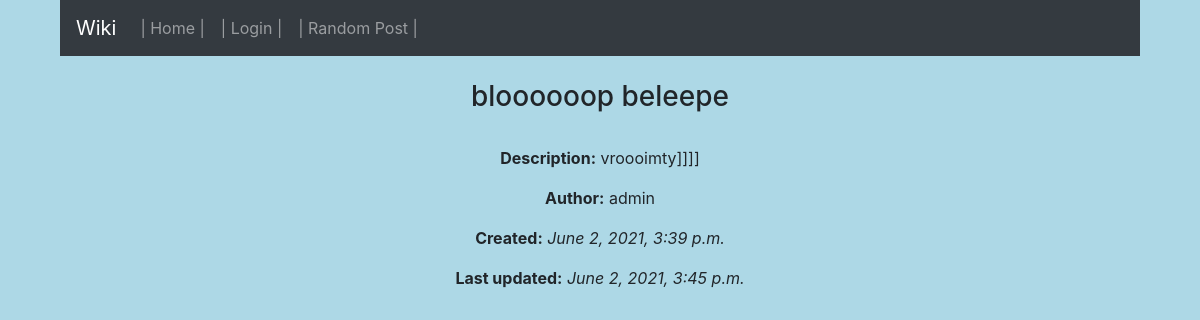
Page /10/ on the committed database.
### wiki/models.py (models this page shows, shortened)
class Entry(models.Model):
	entry_title = models.CharField(max_length=100)
	entry_text = models.CharField(max_length=5000)
	entry_text_short = models.CharField(max_length=50)
	entry_author = models.ForeignKey(User, on_delete=models.CASCADE)
	entry_date = models.DateTimeField(auto_now_add=True)
	entry_updated = models.DateTimeField(auto_now=True)

### wiki/views.py (the view)
# urls.py: path('<int:post_id>/', Detail.as_view(), name='detail'),
class Detail(View):
    def get(self, request, post_id):
        entry = get_object_or_404(Entry, pk=post_id)
        loggedIn = request.user.is_authenticated
        return render(request, 'wiki/detail.html', {'loggedIn': loggedIn, 'user': request.user, 'entry': entry})

### wiki/templates/wiki/detail.html (shortened to what this page needs)
<!DOCTYPE html>
<html>
  <head>
  </head>
  <body>
      <div class="container">
        {% include 'wiki/header.html' %}<br />
        <h3>{{ entry.entry_title }}</h3><br />
        <p><b>Description:</b> {{ entry.entry_text }}</p>
        <p><b>Author:</b> {{ entry.entry_author }}</p>
        <p><b>Created:</b> <i>{{ entry.entry_date }}</i></p>
        <p><b>Last updated:</b> <i>{{ entry.entry_updated }}</i></p>
        </div>
	</body>
</html>

### wiki/templates/wiki/detail.html (style rules this page uses)
body { background-color: lightblue; }
h2, h3, p { text-align: center; }

### wiki/templates/wiki/header.html (style rules this page uses)
body { background-color: lightblue; text-align: center; }

### rows in the picture
Entry: entry_title "bloooooop beleepe", entry_text "vroooimty]]]]", entry_author "admin", entry_date "June 2, 2021, 3:39 p.m.", entry_updated "June 2, 2021, 3:45 p.m."
